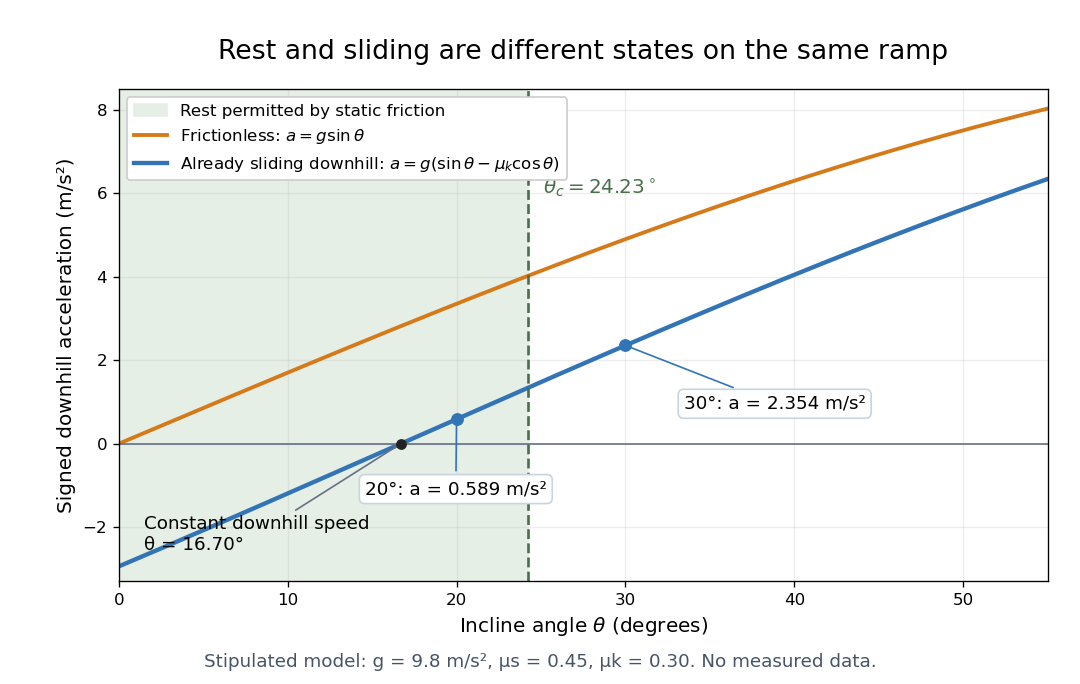

Here is the Python script that generated this plot:
"""Original stipulated incline model; Python 3.14, matplotlib 3.10.7, numpy 2.3.5.

Run from _media; writes the matching PNG into the current directory.
"""

from pathlib import Path

import matplotlib.pyplot as plt
import numpy as np


def main():
    g, mu_s, mu_k = 9.8, 0.45, 0.30
    degrees = np.linspace(0, 55, 551)
    theta = np.deg2rad(degrees)
    acceleration = g * (np.sin(theta) - mu_k * np.cos(theta))
    threshold = np.rad2deg(np.arctan(mu_s))
    fig, ax = plt.subplots(figsize=(9, 5.7), dpi=120)
    fig.set_facecolor("white")
    ax.set_facecolor("white")
    ax.axvspan(0, threshold, color="#e5efe5", zorder=0,
               label="Rest permitted by static friction")
    ax.plot(degrees, g * np.sin(theta), color="#d57919", lw=2.3,
            label=r"Frictionless: $a=g\sin\theta$")
    ax.plot(degrees, acceleration, color="#3274b5", lw=2.6,
            label=r"Already sliding downhill: $a=g(\sin\theta-\mu_k\cos\theta)$")
    ax.axhline(0, color="#667085", lw=1)
    ax.axvline(threshold, color="#48704a", ls="--", lw=1.6)
    ax.text(threshold+0.9, 6.4, r"$\theta_c=24.23^\circ$", fontsize=12,
            color="#48704a", va="top")
    for d, text_offset in [(20, (-55, -45)), (30, (35, -38))]:
        t = np.deg2rad(d)
        a = g * (np.sin(t) - mu_k * np.cos(t))
        ax.scatter([d], [a], s=45, color="#3274b5", zorder=5)
        ax.annotate(f"{d}°: a = {a:.3f} m/s²", xy=(d, a),
                    xytext=text_offset, textcoords="offset points", fontsize=11,
                    arrowprops={"arrowstyle": "-", "color": "#3274b5"},
                    bbox={"boxstyle": "round,pad=0.3", "fc": "white", "ec": "#c8d4df"})
    zero = np.rad2deg(np.arctan(mu_k))
    ax.scatter([zero], [0], s=30, color="#222222", zorder=5)
    ax.annotate("Constant downhill speed\nθ = 16.70°", xy=(zero, 0),
                xytext=(1.5, -2.55), fontsize=11,
                arrowprops={"arrowstyle": "-", "color": "#667085"})
    ax.set_xlim(0, 55)
    ax.set_ylim(-3.3, 8.5)
    ax.set_xlabel(r"Incline angle $\theta$ (degrees)", fontsize=12)
    ax.set_ylabel("Signed downhill acceleration (m/s²)", fontsize=12)
    ax.grid(alpha=0.22)
    ax.set_axisbelow(True)
    ax.set_title("Rest and sliding are different states on the same ramp", fontsize=16, pad=18)
    ax.legend(loc="upper left", fontsize=10, framealpha=1)
    fig.text(0.5, 0.025, "Stipulated model: g = 9.8 m/s², μs = 0.45, μk = 0.30. No measured data.",
             ha="center", fontsize=11, color="#475467")
    fig.subplots_adjust(left=0.11, right=0.97, top=0.87, bottom=0.15)
    fig.savefig(Path(__file__).stem + ".png", facecolor="white", transparent=False)
    plt.close(fig)


if __name__ == "__main__":
    main()
